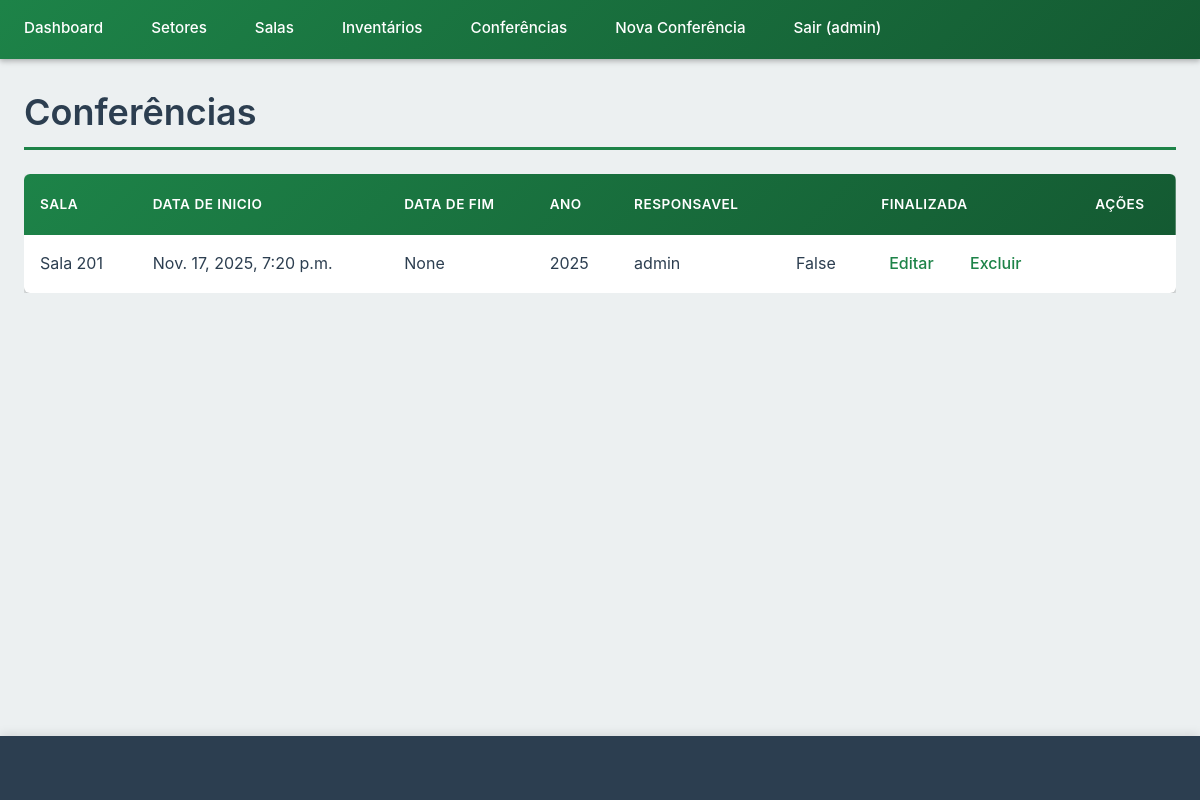
Page /conferencias/ (signed in) on the committed database.
### meuapp/models.py (models this page shows, shortened)
class Conferencia(models.Model):
    sala = models.ForeignKey(Sala, on_delete=models.CASCADE, related_name='conferencias')
    data_inicio = models.DateTimeField(auto_now_add=True)
    data_fim = models.DateTimeField(null=True, blank=True)
    ano = models.IntegerField()
    usuario = models.ForeignKey(User, on_delete=models.CASCADE)
    finalizada = models.BooleanField(default=False)
    class Meta:
        verbose_name_plural = "Conferências"
        ordering = ['-data_inicio']

class Sala(models.Model):
    numero = models.IntegerField()
    setor = models.ForeignKey(Setor, on_delete=models.CASCADE, related_name='salas')
    class Meta:
        verbose_name_plural = "Salas"
        ordering = ['numero']
    def __str__(self):
        return f"Sala {self.numero}"

### meuapp/views.py (the view)
# urls.py: path('conferencias/', views.ConferenciaListView.as_view(), name='conferencia_list'),
class ConferenciaListView(LoginRequiredMixin, ListView):
    model = Conferencia
    template_name = 'meuapp/conferencia_list.html'
    context_object_name = 'conferencias'

### meuapp/templates/meuapp/conferencia_list.html
{% extends 'meuapp/base.html' %}
{% block content %}
<h1>Conferências</h1>
<table>
    <thead>
        <tr>
            <th>Sala</th>
            <th>Data de inicio</th>
            <th>Data de fim</th>
            <th>Ano</th>
            <th>Responsavel<th>
            <th>Finalizada</th>
            <th>Ações</th>
        </tr>
    </thead>
    <tbody>
        {% for conferencia in conferencias %}
        <tr>
            <td>{{ conferencia.sala }}</td>
            <td>{{ conferencia.data_inicio }}</td>
            <td>{{ conferencia.data_fim }}</td>
            <td>{{ conferencia.ano }}</td>
            <td>{{ conferencia.usuario }}</td>
            <td>{{ conferencia.finalizada }}</td>
            <td>
                <a href="{% url 'conferencia_update' conferencia.pk %}">Editar</a>
                <a href="{% url 'conferencia_delete' conferencia.pk %}">Excluir</a>
            </td>
        </tr>
        {% endfor %}
    </tbody>
</table>
{% endblock %}

### meuapp/templates/meuapp/base.html (shortened to what this page needs)
<!DOCTYPE html>
<html lang="pt-BR">
<head>
    {% load static %}
    <link rel="stylesheet" href="{% static 'css/style.css' %}">
</head>
<body>
    <nav>
        {% if user.is_authenticated %}
        <ul>
            <li><a href="{% url 'principal' %}">Dashboard</a></li>
            <li><a href="{% url 'setor_list' %}">Setores</a></li>
            <li><a href="{% url 'sala_list' %}">Salas</a></li>
            <li><a href="{% url 'inventario_list' %}">Inventários</a></li>
            <li><a href="{% url 'conferencia_list' %}">Conferências</a></li>
            <li><a href="{% url 'iniciar_conferencia' %}">Nova Conferência</a></li>
            <li><a href="{% url 'logout' %}">Sair ({{ user.username }})</a></li>
        </ul>
        {% endif %}
    </nav>
    <main>
        {% block content %}{% endblock %}
    </main>
    <footer>
    </footer>
</body>
</html>

### meuapp/static/css/style.css (style rules this page uses)
:root { --primary-color: #1d8348; --primary-dark: #145a32; --primary-light: #58d68d; --secondary-color: #2874a6; --accent-color: #f39c12; --success-color: #27ae60; --danger-color: #e74c3c; --warning-color: #f39c12; --info-color: #3498db; --text-dark: #2c3e50; --text-light: #7f8c8d; --text-muted: #95a5a6; --bg-light: #ecf0f1; --bg-white: #ffffff; --bg-dark: #2c3e50; --border-color: #bdc3c7; --border-light: #ecf0f1; --shadow-sm: 0 1px 3px rgba(0,0,0,0.12), 0 1px 2px rgba(0,0,0,0.24); --shadow-md: 0 3px 6px rgba(0,0,0,0.15), 0 2px 4px rgba(0,0,0,0.12); --shadow-lg: 0 10px 20px rgba(0,0,0,0.15), 0 3px 6px rgba(0,0,0,0.10); --shadow-xl: 0 14px 28px rgba(0,0,0,0.25), 0 10px 10px rgba(0,0,0,0.22); --border-radius: 6px; --border-radius-lg: 10px; --transition: all 0.3s ease; --font-family: -apple-system, BlinkMacSystemFont, 'Segoe UI', Roboto, 'Helvetica Neue', Arial, sans-serif; }
* { margin: 0; padding: 0; box-sizing: border-box; }
html { font-size: 16px; scroll-behavior: smooth; }
body { font-family: var(--font-family); background-color: var(--bg-light); color: var(--text-dark); line-height: 1.6; min-height: 100vh; display: flex; flex-direction: column; }
nav { background: linear-gradient(135deg, var(--primary-color) 0%, var(--primary-dark) 100%); color: white; padding: 0; box-shadow: var(--shadow-md); position: sticky; top: 0; z-index: 1000; }
nav ul { list-style: none; display: flex; flex-wrap: wrap; max-width: 1400px; margin: 0 auto; padding: 0; }
nav ul li { position: relative; }
nav ul li a { display: block; color: white; text-decoration: none; padding: 1rem 1.5rem; transition: var(--transition); font-weight: 500; font-size: 0.95rem; border-bottom: 3px solid transparent; }
main { flex: 1; max-width: 1400px; width: 100%; margin: 2rem auto; padding: 0 1.5rem; }
h1, h2, h3, h4, h5, h6 { color: var(--text-dark); margin-bottom: 1rem; font-weight: 600; line-height: 1.2; }
h1 { font-size: 2.25rem; border-bottom: 3px solid var(--primary-color); padding-bottom: 0.75rem; margin-bottom: 1.5rem; }
table { width: 100%; background: var(--bg-white); border-collapse: collapse; border-radius: var(--border-radius); overflow: hidden; box-shadow: var(--shadow-md); }
thead { background: linear-gradient(135deg, var(--primary-color) 0%, var(--primary-dark) 100%); color: white; }
th { padding: 1.25rem 1rem; text-align: left; font-weight: 600; text-transform: uppercase; font-size: 0.85rem; letter-spacing: 0.5px; }
td { padding: 1rem; border-bottom: 1px solid var(--border-light); vertical-align: middle; }
tbody tr { transition: var(--transition); }
tbody tr:last-child td { border-bottom: none; }
td a { color: var(--primary-color); text-decoration: none; margin-right: 1rem; font-weight: 500; transition: var(--transition); padding: 0.25rem 0.5rem; border-radius: 4px; }
td a:last-child { margin-right: 0; }
::placeholder { color: var(--text-muted); opacity: 0.7; }
footer { background: var(--bg-dark); color: white; text-align: center; padding: 2rem; margin-top: auto; box-shadow: 0 -2px 10px rgba(0,0,0,0.1); }

### rows in the picture
Conferencia: sala "Sala 201", data_inicio "Nov. 17, 2025, 7:20 p.m.", data_fim "None", ano "2025", usuario "admin", finalizada "False"

### other values in the picture
{{ user.username }} "admin"
